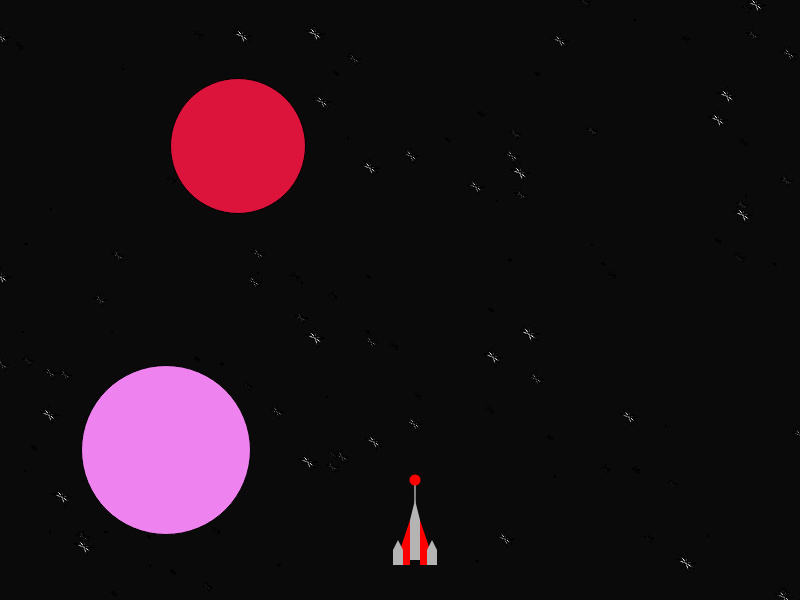
Frame 1 (no input)
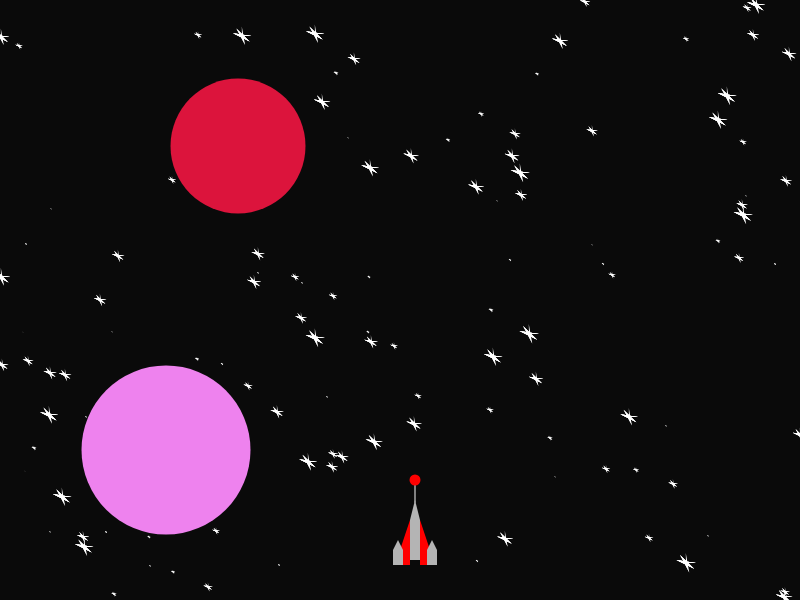
Frame 60 (no input)
Frame 120 (the mouse pressed at the canvas centre since frame 60): identical to frame 60, image omitted

The p5.js sketch that drew these frames (run headless with seeded random() and noise() and a simulated clock; from frame 60 on, the mouse is pressed at the canvas centre):

// p5.js sketch
// ── sketch.js
var rocket;
var baseLine;
var satars;
var stars;
var planets;

function setup() {
	createCanvas(800, 600);

	baseLine = height - 100;
	planets = {
		list: [],
		qua: Math.round(random (3)), // Количество отображаемых планет.
		planetColor: ["Red","Crimson","OrangeRed","Violet", "Indigo"],
		generate: function () { //Создаёт координаты расположения планет, их размеры.
			for (let i = 0; i < this.qua; i++) {
				let planet = {
					x: Math.round(random(0, 800)),
					y: Math.round(random(0, 600)),
					scale: Math.round(random(100,300)),
					color:this.planetColor[Math.round(random(4))] 
				};
				this.list.push(planet); // После чего добавляет в обший список
			}
		},
		draw: function () {
			for (let i = 0; i < this.qua; i++) {
				fill(this.list[i].color);
				ellipse(this.list[i].x, this.list[i].y, this.list[i].scale);
			}
		}
	}
	//Сохдание списка планет
	planets.generate();
	console.log("Planets: ", planets);
	console.log("List of planets: ", planets.list);
	
	stars = {
		list: [],
		qua: Math.round(random(50, 200)), // Количество отображаемых звёзд.
		generate: function () { //Создаёт координаты расположения звёзд, их размеры.
			for (let i = 0; i < this.qua; i++) {
				let star = {
					x: Math.round(random(0, 800)),
					y: Math.round(random(0, 600)),
					scale: Math.round(random(0, 100)) / 10,
				};
				this.list.push(star); // После чего добавляет в обший список

			}
		},
		draw: function () { //Отрисовывает звёзды 
			for (let i = 0; i < this.qua; i++) {
				// Распаковка объекта
				let posX = this.list[i].x;
				let posY = this.list[i].y;
				let R = this.list[i].scale;
				let peak = 6;
				//Расчёт угла между вершинами
				let angle = Math.round(360 / peak);
				fill("white");
				beginShape();
				vertex(posX, posY);
				vertex(posX + R, posY);
				//Попытка выход в разно конечные ззвёзды, но работает только для 5 и 6 конечных.
				for (let j = 1; j < peak; j++) {
					vertex(posX + R * Math.cos(j * angle), posY + R * Math.sin(j * angle));
					endShape(CLOSE);
				}
			}
		}
	};

	//Создание списка звёздного неба
	stars.generate();
	//Вывод в консоль показателей списка звёзд
	console.log(stars.list);
	console.log(stars);

	rocket = {
		x: width / 2,
		y: baseLine,
		thrust: false,
		moveLeft: false,
		moveRight: false,
		draw: function () { // Отрисовка ракеты
			strokeWeight(2);
			stroke("grey");
			line(rocket.x + 15, rocket.y + 2, rocket.x + 15, rocket.y - 20);
			stroke('red');
			strokeWeight(11);
			point(rocket.x + 15, rocket.y - 20);
			noStroke();

			//Тело ракеты
			fill(180);
			beginShape();
			vertex(rocket.x + 10, rocket.y + 60);
			vertex(rocket.x + 10, rocket.y + 20);
			vertex(rocket.x + 15, rocket.y);
			vertex(rocket.x + 20, rocket.y + 20);
			vertex(rocket.x + 20, rocket.y + 60);
			endShape(CLOSE);

			//Левое крыло
			fill(255, 0, 0);
			beginShape();
			vertex(rocket.x - 5, rocket.y + 65);
			vertex(rocket.x + 10, rocket.y + 20);
			vertex(rocket.x + 10, rocket.y + 65);
			endShape(CLOSE);

			//Правое крыло
			beginShape();
			vertex(rocket.x + 35, rocket.y + 65);
			vertex(rocket.x + 20, rocket.y + 20);
			vertex(rocket.x + 20, rocket.y + 65);
			endShape(CLOSE);

			//Двигатели на крыльях

			// Левый
			fill(180);
			beginShape();
			vertex(rocket.x - 7, rocket.y + 65);
			vertex(rocket.x - 7, rocket.y + 50);
			vertex(rocket.x - 2, rocket.y + 40);
			vertex(rocket.x + 3, rocket.y + 50);
			vertex(rocket.x + 3, rocket.y + 65);
			endShape(CLOSE);

			//Правый
			fill(180);
			beginShape();
			vertex(rocket.x + 37, rocket.y + 65);
			vertex(rocket.x + 37, rocket.y + 50);
			vertex(rocket.x + 32, rocket.y + 40);
			vertex(rocket.x + 27, rocket.y + 50);
			vertex(rocket.x + 27, rocket.y + 65);
			endShape(CLOSE);


			if (rocket.thrust) {
				//Пламя из двигателей
				fill(255, 150, 0);
				beginShape();
				vertex(rocket.x + 10, rocket.y + 60);
				vertex(rocket.x + 13, rocket.y + 80);
				vertex(rocket.x + 15, rocket.y + 70);
				vertex(rocket.x + 18, rocket.y + 80);
				vertex(rocket.x + 20, rocket.y + 60);
				endShape(CLOSE);
				beginShape();
				vertex(rocket.x - 7, rocket.y + 65);
				vertex(rocket.x - 4, rocket.y + 70);
				vertex(rocket.x - 2, rocket.y + 68);
				vertex(rocket.x + 1, rocket.y + 70);
				vertex(rocket.x + 3, rocket.y + 65);
				endShape(CLOSE);
				beginShape();
				vertex(rocket.x + 37, rocket.y + 65);
				vertex(rocket.x + 40, rocket.y + 70);
				vertex(rocket.x + 30, rocket.y + 68);
				vertex(rocket.x + 24, rocket.y + 70);
				vertex(rocket.x + 27, rocket.y + 65);
				endShape(CLOSE);

			}
		},
		move: function () { //Движение рокеты
			if (rocket.thrust && rocket.y > 0) { //Вертикальная скорость
				rocket.y -= 5;
			} else if (rocket.y < baseLine) {
				rocket.y += 5;
			}

			if (rocket.moveLeft && rocket.x > 0 && rocket.y != baseLine) { //Горизонталььная скорость
				rocket.x -= 5;
			}

			if (rocket.moveRight && rocket.x < width && rocket.y != baseLine) {
				rocket.x += 5;
			}
		}
	};

}

function draw() {
	background(10);
	//Отрисовка звёзд на экране
	stars.draw();
	//Отрисовка планет
	planets.draw();
	//draw the rocket
	rocket.draw();
	//move the rocket
	rocket.move();

}

function keyPressed() {
	if (key == "W") {
		rocket.thrust = true;
	}

	if (key == "A") {
		rocket.moveLeft = true;
	}

	if (key == "D") {
		rocket.moveRight = true;
	}
}

function keyReleased() {
	if (key == "W") {
		rocket.thrust = false;
	}

	if (key == "A") {
		rocket.moveLeft = false;
	}

	if (key == "D") {
		rocket.moveRight = false;
	}

}
